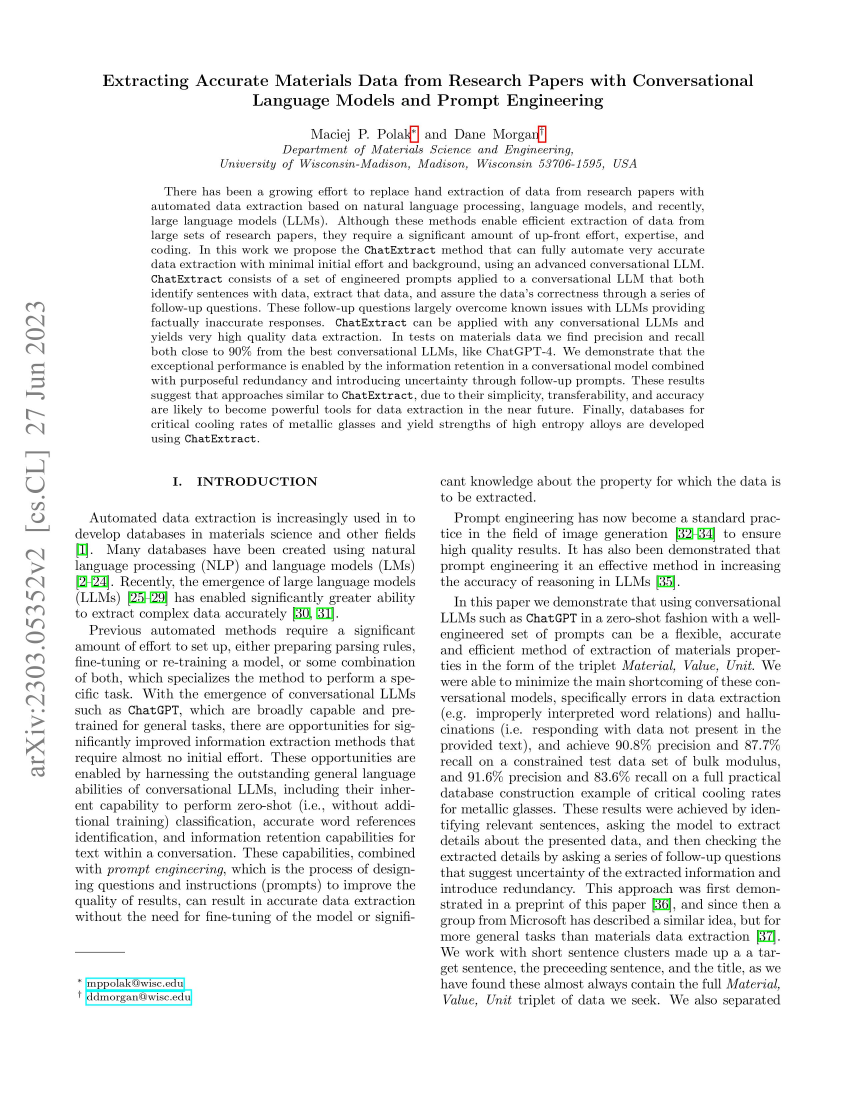
#> input picture utils/test_docs/2303.05352-images-1.jpg, 2550 x 3300 px (shown at 1/3 size)
$ python DataExtractor.py
#> lines starting #> are read from the running program, lines starting #| are printed output that depends on the picture; after the words box and inside, x2 and y2 are one past the last pixel; in counts of white or black regions, pixels touching at a corner belong together
# Import required packages
import cv2


# Read image from which text needs to be extracted
img = cv2.imread('./test_docs/2303.05352-images-1.jpg')
#> img is the input picture: shape (3300, 2550, 3); mean B, G, R 239.1, 239.3, 239

# Preprocessing the image starts
img_cropped_horizontal = img[:, 150:img.shape[1]-150]
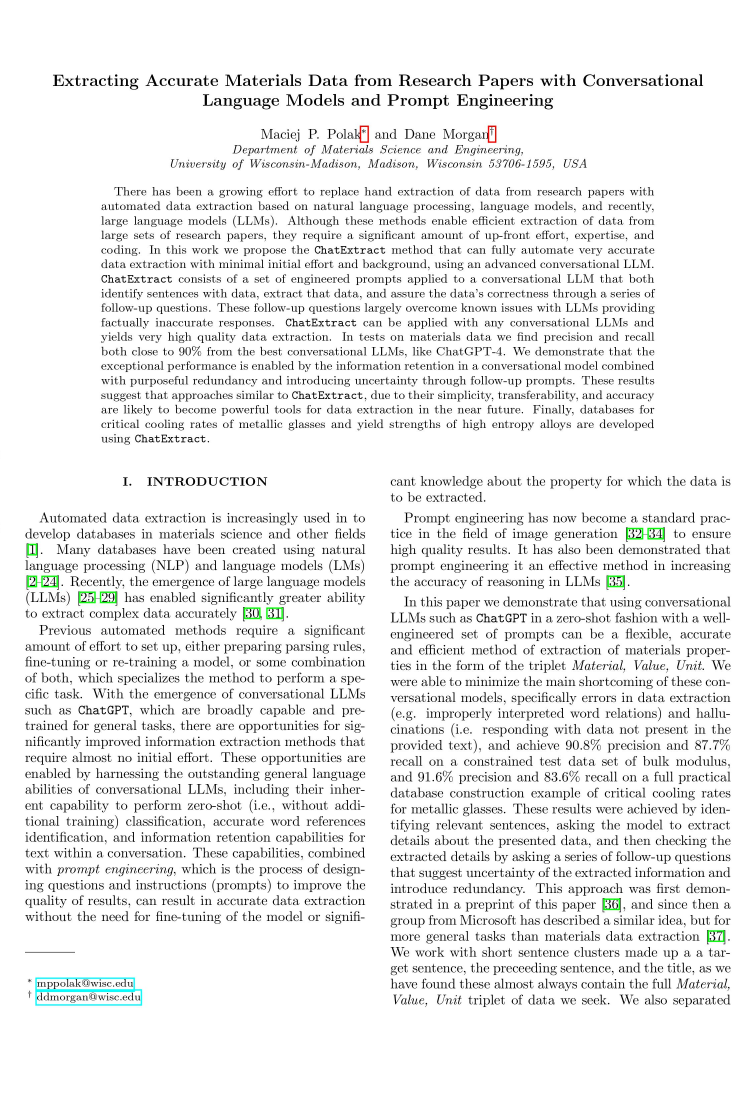
#> img_cropped_horizontal: shape (3300, 2250, 3) (shown at 1/3 size); mean B, G, R 237.3, 237.5, 237.2
cv2.imshow('img_cropped_horizontal', img_cropped_horizontal)
cv2.waitKey(0)
# Convert the image to gray scale
gray = cv2.cvtColor(img_cropped_horizontal, cv2.COLOR_BGR2GRAY)

# Performing OTSU threshold
ret, thresh1 = cv2.threshold(gray, 0, 255, cv2.THRESH_OTSU | cv2.THRESH_BINARY_INV)
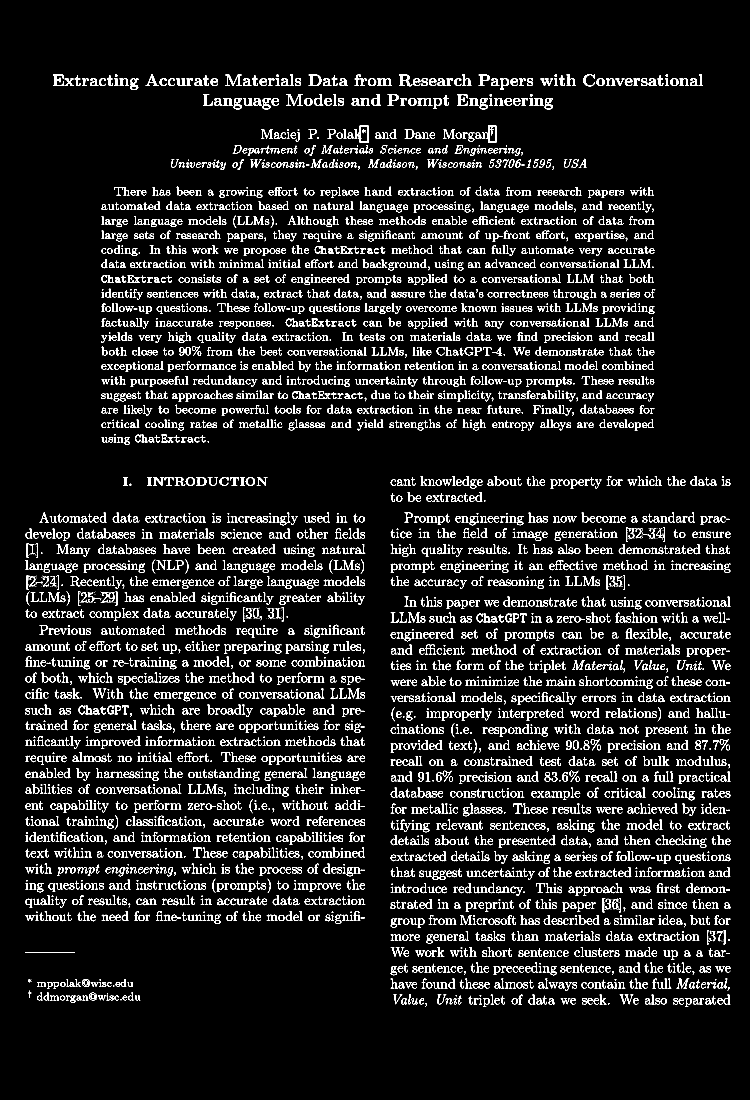
#> thresh1: shape (3300, 2250) (shown at 1/3 size); 7% white; 5078 white regions (658 under 20 px), largest, box (x1, y1, x2, y2) and area: (1446, 377, 1489, 428) 747, (1063, 377, 1107, 428) 723, (859, 283, 908, 317) 608
#> ret = 145

# Specify structure shape and kernel size.
# Kernel size increases or decreases the area
# of the rectangle to be detected.
# A smaller value like (10, 10) will detect
# each word instead of a sentence.
rect_kernel = cv2.getStructuringElement(cv2.MORPH_RECT, (10,25))

# Applying dilation on the threshold image
dilation = cv2.dilate(thresh1, rect_kernel, iterations = 3)
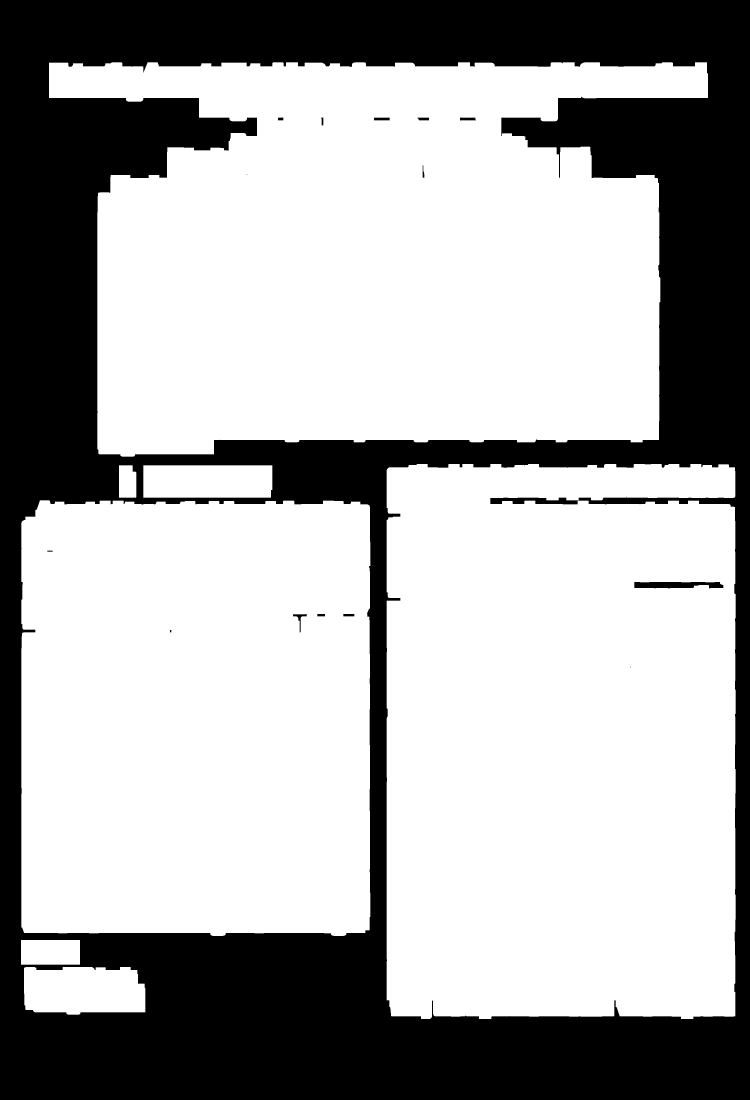
#> dilation: shape (3300, 2250) (shown at 1/3 size); 66.7% white; 15 black regions (2 under 20 px)

# Finding contours
contours, hierarchy = cv2.findContours(dilation, cv2.RETR_EXTERNAL,
                                                 cv2.CHAIN_APPROX_NONE)
#> contours = 7 contours; box (x1, y1, x2, y2) and area: (147, 187, 2124, 1370) 1787496, (1160, 1392, 2207, 3057) 1711225, (64, 1501, 1111, 2808) 1345584, (72, 2901, 436, 3044) 46435, (430, 1396, 817, 1493) 36964, (63, 2820, 240, 2894) 12848, (357, 1396, 409, 1493) 4685

# Creating a copy of image
im2 = img_cropped_horizontal.copy()

#write a resize func


# Looping through the identified contours
# Then rectangular part is cropped and passed on
# to pytesseract for extracting text from it
# Extracted text is then written into the text file
for cnt in contours:
    x, y, w, h = cv2.boundingRect(cnt)

    # Drawing a rectangle on copied image
    rect = cv2.rectangle(im2, (x, y), (x + w, y + h), (0, 255, 0), 2)

    # Cropping the text block for giving input to OCR
    cropped = im2[y:y + h, x:x + w]
    cv2.imshow('cropped', cv2.resize(cropped, (cropped.shape[1]//2, cropped.shape[0]//2)))
    cv2.waitKey(0)
#> this loop made 7 passes
#> (x, y, w, h) on passes 1 to 7: (72, 2901, 364, 143), (63, 2820, 177, 74), (64, 1501, 1047, 1307), (430, 1396, 387, 97), (357, 1396, 52, 97), (1160, 1392, 1047, 1665), (147, 187, 1977, 1183)
#> pass 1, `cropped = im2[y:y + h, x:x + w]`:
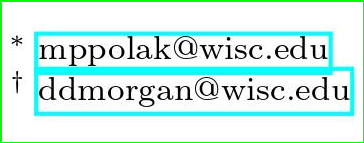
#> cropped: shape (143, 364, 3); mean B, G, R 231.6, 238.7, 205.2
#> pass 1, `cv2.imshow('cropped', cv2.resize(cropped, (cropped.shape[1]//2, croppe..`:
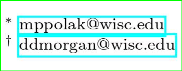
#> window 'cropped': shape (71, 182, 3); mean B, G, R 231.6, 238.7, 205.2
#> after the loop:
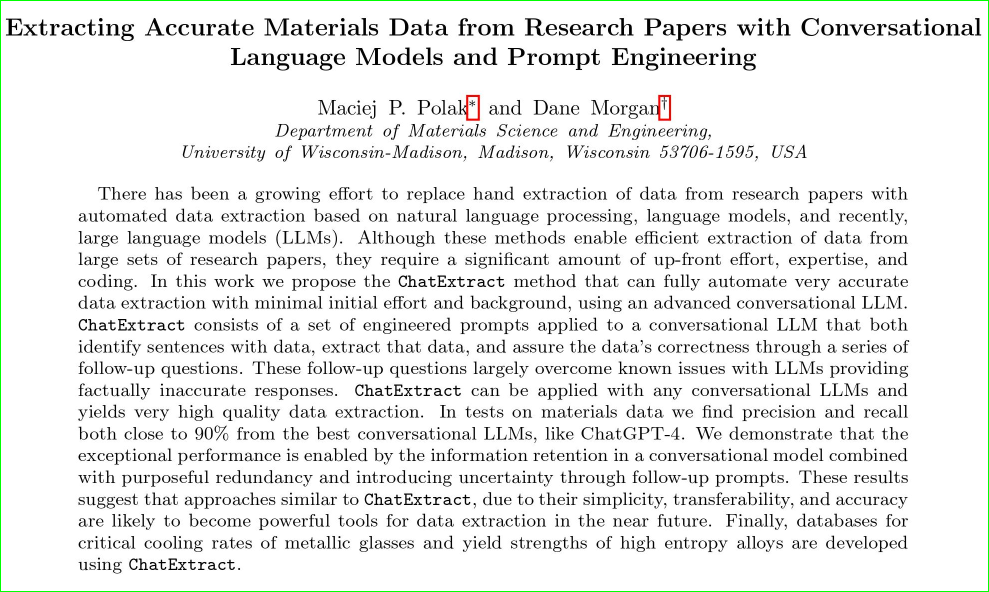
#> cropped: shape (1183, 1977, 3) (shown at 1/2 size); mean B, G, R 234.2, 235.2, 234.3
#> after the loop:
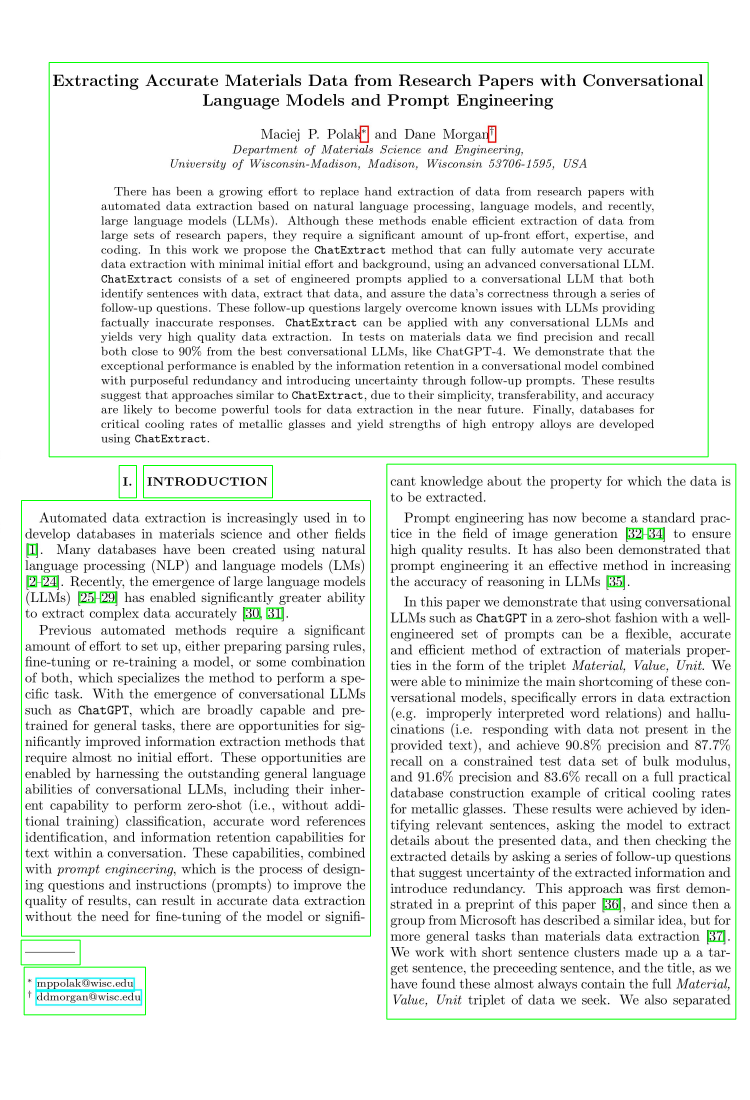
#> im2: shape (3300, 2250, 3) (shown at 1/3 size); mean B, G, R 235.3, 237.5, 235.2
